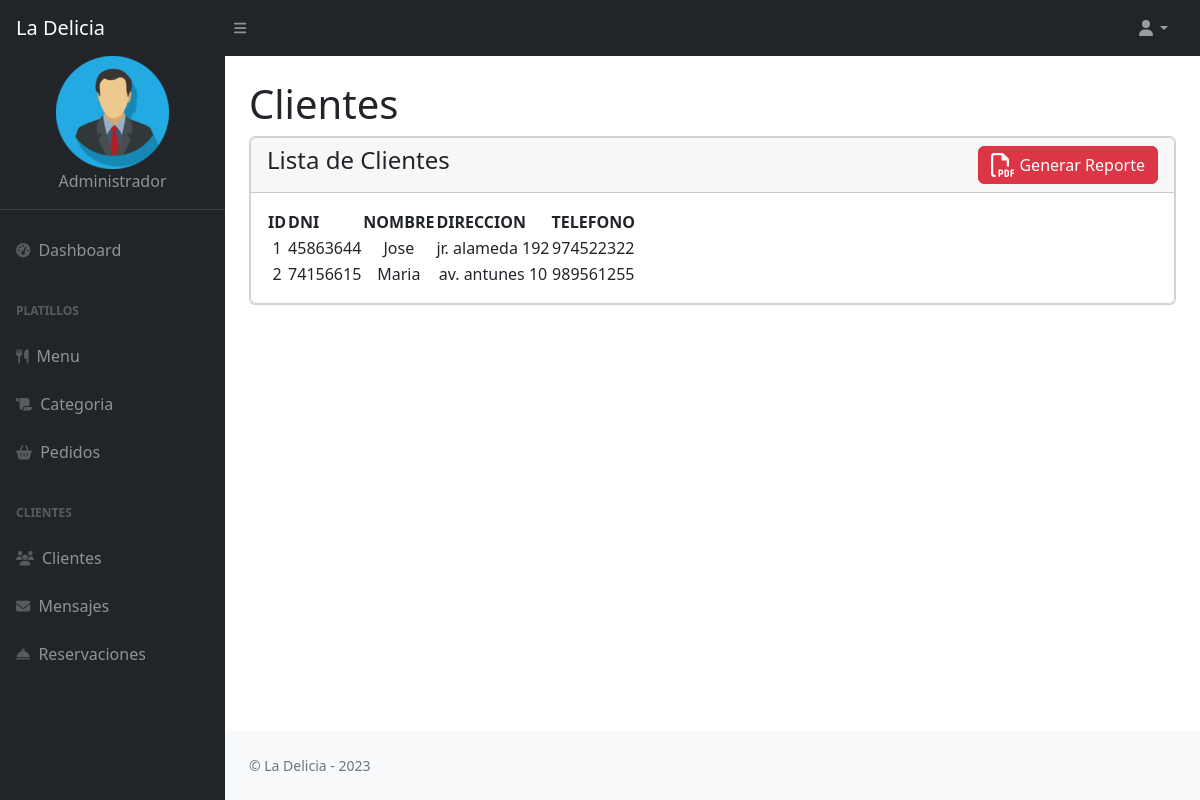
/admin/clients.php, run on an earlier commit of the app's database.
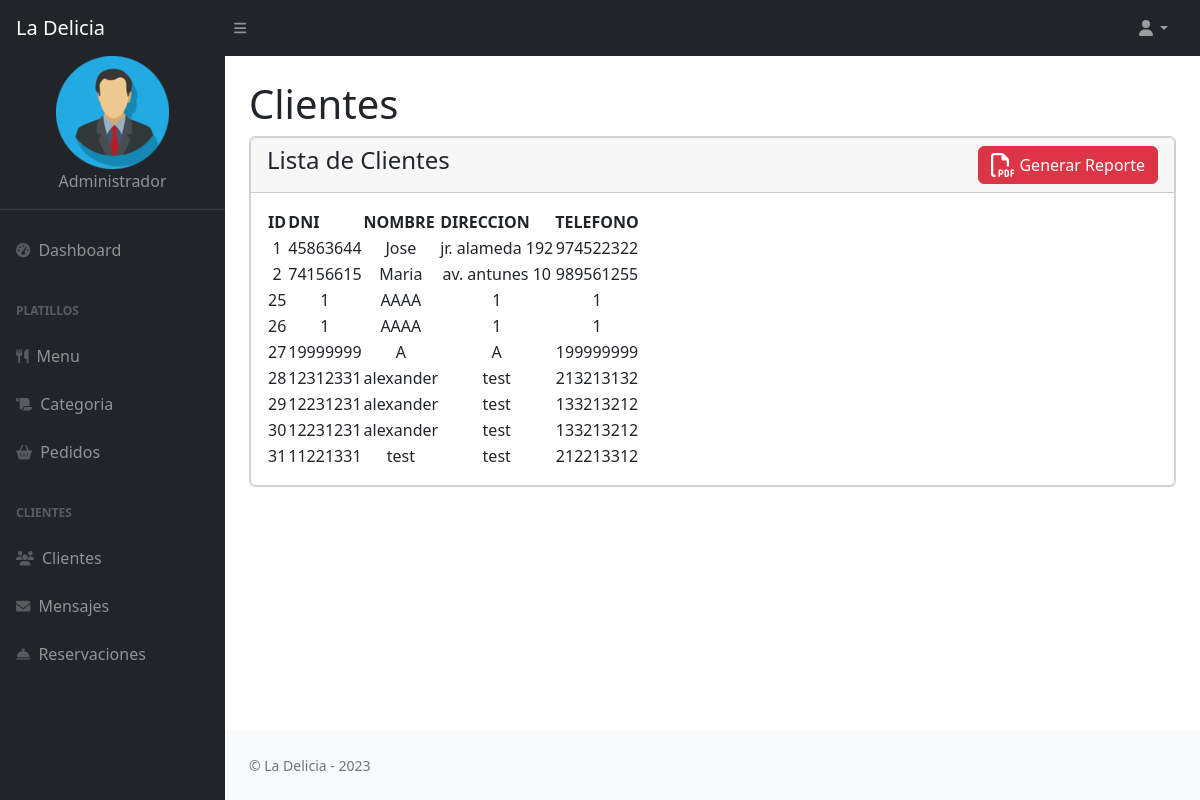
And on a later commit of the database.
### tables this page shows
CREATE TABLE `clientes` (
  `id` int(11) NOT NULL,
  `dni` int(8) NOT NULL,
  `nombre` varchar(20) NOT NULL,
  `direccion` varchar(100) NOT NULL,
  `telefono` int(9) NOT NULL
);

### admin/clients.php (the view)
<?php
include "connect.php";
include('templates/header.php');
?>
<div class="container-fluid px-4">
    <h1 class="mt-4">Clientes</h1>
    <div class="card mb-4">
            <div class="card">
                <div class ="card-header">
                    <h4>Lista de Clientes
                    <a href = "report_clients.php" target="_black" class = "btn btn-danger float-end">
                        <i class="fa-regular fa-file-pdf fa-xl"></i> Generar Reporte</a><br>
                    </h4>
                </div>
                <div class="card-body">
                    <table id="datatablesSimple">
                        <thead>
                            <tr>
                            <th>ID</th>
                            <th>DNI</th>
                            <th>NOMBRE</th>
                            <th>DIRECCION</th>
                            <th>TELEFONO</th>
                            </tr>
                        </thead>
                    <?php
                        $s = mysqli_query($con,"SELECT * FROM clientes");
                        while($r = mysqli_fetch_array($s))
                        {
                    ?>
                    <tr align=center>
                        <td><?php echo $r['id']; ?></td>
                        <td><?php echo $r['dni']; ?></td>
                        <td><?php echo $r['nombre']; ?></td>
                        <td><?php echo $r['direccion']; ?></td>
                        <td><?php echo $r['telefono']; ?></td>
                    </tr>
                    <?php
                    }
                    ?>
                    </table>
                </div>
        </div>
<?php
include('templates/footer.php');
include('templates/scripts.php');
?>

What changed in the data, as far as the page shows it:
added clientes: id "25", dni "1", nombre "AAAA", direccion "1", telefono "1"
added clientes: id "26", dni "1", nombre "AAAA", direccion "1", telefono "1"
added clientes: id "27", dni "19999999", nombre "A", direccion "A", telefono "199999999"
added clientes: id "28", dni "12312331", nombre "alexander", direccion "test", telefono "213213132"
added clientes: id "29", dni "12231231", nombre "alexander", direccion "test", telefono "133213212"
added clientes: id "30", dni "12231231", nombre "alexander", direccion "test", telefono "133213212"
added clientes: id "31", dni "11221331", nombre "test", direccion "test", telefono "212213312"
